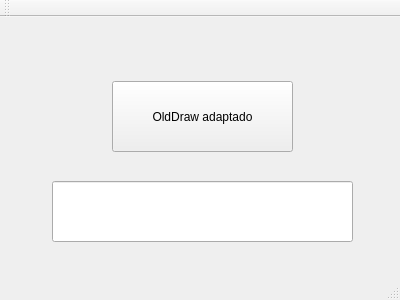
<?xml version="1.0" encoding="UTF-8"?>
<ui version="4.0">
 <class>MainWindow</class>
 <widget class="QMainWindow" name="MainWindow">
  <property name="geometry">
   <rect>
    <x>0</x>
    <y>0</y>
    <width>400</width>
    <height>300</height>
   </rect>
  </property>
  <property name="windowTitle">
   <string>MainWindow</string>
  </property>
  <widget class="QWidget" name="centralWidget">
   <widget class="QPushButton" name="pushButton">
    <property name="geometry">
     <rect>
      <x>112</x>
      <y>64</y>
      <width>181</width>
      <height>71</height>
     </rect>
    </property>
    <property name="text">
     <string>OldDraw adaptado</string>
    </property>
   </widget>
   <widget class="QLineEdit" name="lineEdit">
    <property name="geometry">
     <rect>
      <x>52</x>
      <y>164</y>
      <width>301</width>
      <height>61</height>
     </rect>
    </property>
   </widget>
  </widget>
  <widget class="QMenuBar" name="menuBar">
   <property name="geometry">
    <rect>
     <x>0</x>
     <y>0</y>
     <width>400</width>
     <height>22</height>
    </rect>
   </property>
  </widget>
  <widget class="QToolBar" name="mainToolBar">
   <attribute name="toolBarArea">
    <enum>TopToolBarArea</enum>
   </attribute>
   <attribute name="toolBarBreak">
    <bool>false</bool>
   </attribute>
  </widget>
  <widget class="QStatusBar" name="statusBar"/>
 </widget>
 <layoutdefault spacing="6" margin="11"/>
 <resources/>
 <connections/>
</ui>
